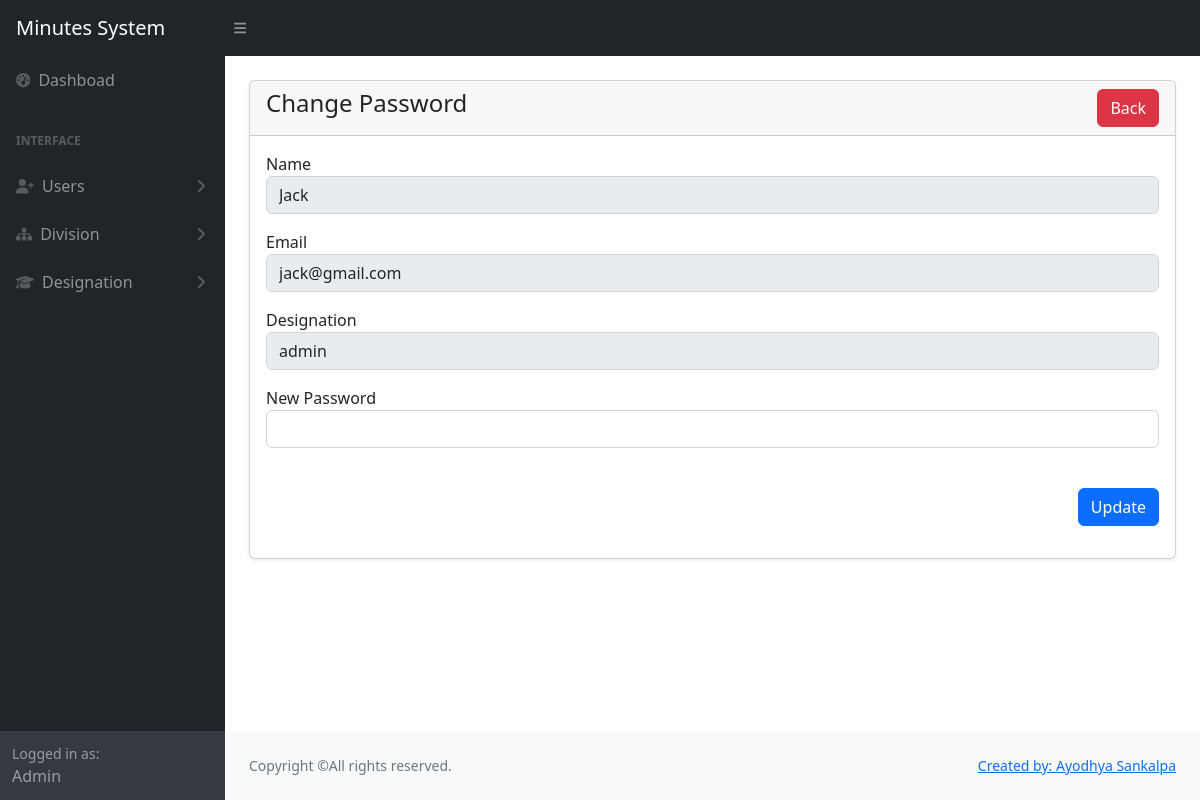
Screenshot of /admin/profile.php (signed in) with the database file from the repository.
### tables this page shows
CREATE TABLE `users` (
  `id` int(11) NOT NULL,
  `name` varchar(255) NOT NULL,
  `email` varchar(255) NOT NULL,
  `designation` varchar(255) NOT NULL,
  `password` varchar(255) NOT NULL,
  `image` varchar(255) NOT NULL,
  `type` varchar(255) NOT NULL,
  `created_at` date NOT NULL DEFAULT current_timestamp()
);

### admin/profile.php (the view, shortened to what this page needs)
<?php
include('includes/header.php');
if (isset($_SESSION['user_id'])) {
    $user_id = $_SESSION['user_id'];
    $query = "SELECT * FROM users WHERE id = '$user_id' LIMIT 1";
    $result = mysqli_query($conn, $query);
    if (mysqli_num_rows($result) > 0) {
        $user = mysqli_fetch_assoc($result);
    } else {
        echo "No user found";
        exit();
    }
} else {
    header('Location: index.php');
    exit();
}
?>
<nav class="sb-topnav navbar navbar-expand navbar-dark bg-dark">
    <a class="navbar-brand ps-3" href="../admin/index.php">Minutes System</a>
    <button class="btn btn-link btn-sm order-1 order-lg-0 me-4 me-lg-0" id="sidebarToggle"><i class="fas fa-bars"></i></button>
</nav>
<div class="container-fluid px-4">
    <div class="card mt-4 shadow-sm">
        <div class="card-header">
            <h4 class="mb-0">Change Password
                <a href="users.php" class="btn btn-danger float-end">Back</a>
            </h4>
        </div>
        <div class="card-body">
            <form action="code.php" method="POST">
                <div class="row">
                    <div class="col-md-12 mb-3">
                        <label for="">Name </label>
                        <input type="text" name="name" value="<?php echo $user['name']; ?>" class="form-control" disabled>
                    </div>
                    <div class="col-md-12 mb-3">
                        <label for="">Email </label>
                        <input type="email" name="email" value="<?php echo $user['email']; ?>" class="form-control" disabled>
                    </div>
                    <div class="col-md-12 mb-3">
                        <label for="">Designation </label>
                        <input type="text" name="designation" value="<?php echo $user['designation']; ?>" class="form-control" disabled>
                    </div>
                    <div class="col-md-12 mb-3">
                        <label for="">New Password</label>
                        <input type="password" name="password" class="form-control" required>
                    </div>
                    <div class="col-md-12 mb-3 text-end">
                        <br />
                        <button type="submit" name="updateProfile" class="btn btn-primary">Update</button>
                    </div>
                </div>
            </form>
        </div>
    </div>
</div>
<?php include('includes/footer.php'); ?>

### rows the page displays
users: name "Jack", email "jack@gmail.com", designation "admin"
